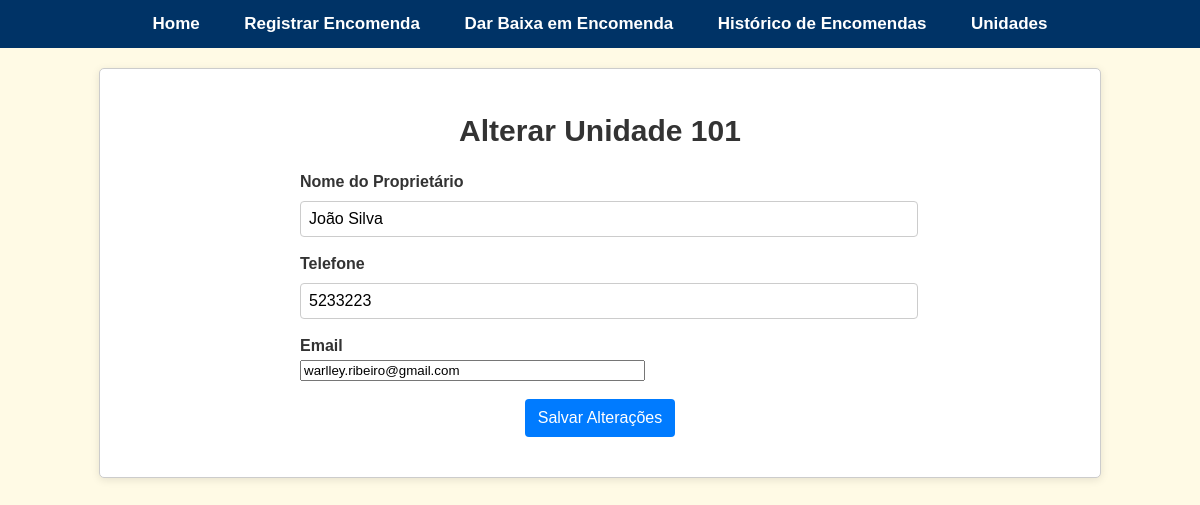
/alterar_unidade/1, run on an earlier commit of the app's database.
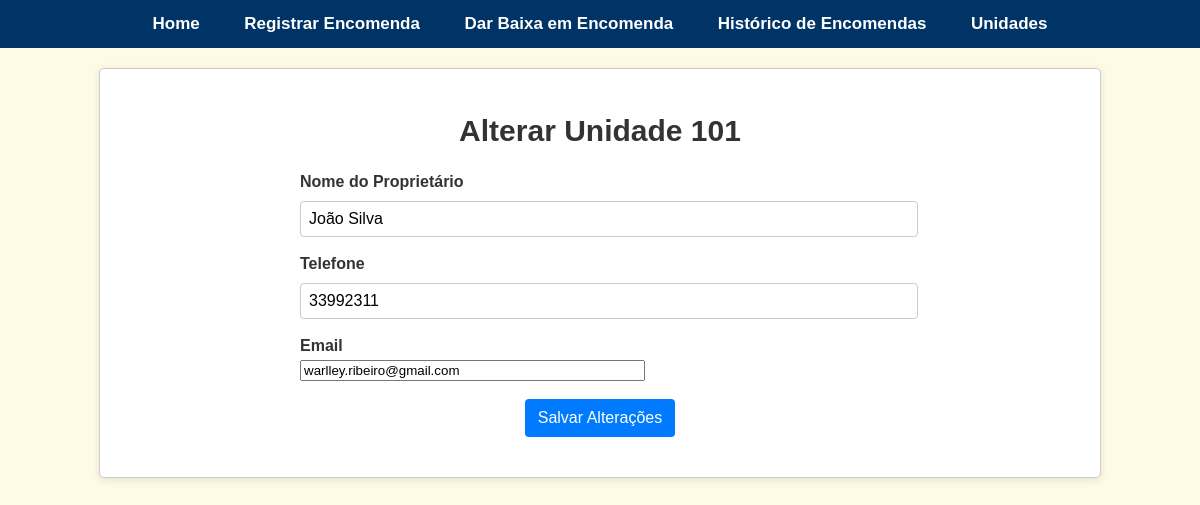
And on a later commit of the database.
### app.py (models this page shows)
class Unidade(db.Model):
    id = db.Column(db.Integer, primary_key=True)
    numero = db.Column(db.String(10), unique=True, nullable=False)
    nome_proprietario = db.Column(db.String(100), nullable=False)
    telefone = db.Column(db.String(20), nullable=False)
    email = db.Column(db.String(100), nullable=False)

### app.py (the view, shortened to what this page needs)
@app.route("/alterar_unidade/<int:id>", methods=["GET", "POST"])
def alterar_unidade(id):
    unidade = Unidade.query.get_or_404(id)
    form = UnidadeForm(obj=unidade)
    return render_template("alterar_unidade.html", form=form, unidade=unidade)

### forms.py
class UnidadeForm(FlaskForm):
    numero = StringField('Unidade', validators=[DataRequired()])
    nome_proprietario = StringField('Nome do Proprietário', validators=[DataRequired()])
    telefone = StringField('Telefone', validators=[DataRequired()])
    email = StringField('Email', validators=[DataRequired(), email_check])
    submit = SubmitField('Atualizar')

### app.py (called while the page is built)
@app.before_request
def before_request():
    db.create_all()

### templates/alterar_unidade.html (shortened to what this page needs)
{% extends "base.html" %}
{% block content %}
<div class="container">
    <h2 class="text-center">Alterar Unidade {{ unidade.numero }}</h2>
    <form id="alterarUnidadeForm" method="POST" class="form">
        <div class="form-group">
            {{ form.nome_proprietario.label }}
            {{ form.nome_proprietario(class="form-control", size=40) }}
        </div>
        <br>
        <div class="form-group">
            {{ form.telefone.label }}
            {{ form.telefone(class="form-control", size=20, pattern="\d*", title="Por favor, insira apenas números") }}
        </div>
        <br>
        <div class="form-group">
            {{ form.email.label }}
            {{ form.email(class="form-control", size=40, type="email", title="Por favor, insira um endereço de e-mail válido") }}
        </div>
        <br>
        <center>
            <button type="submit" class="btn-submit">
                Salvar Alterações
            </button>
        </center>
    </form>
</div>
{% endblock %}

What changed in the data, as far as the page shows it:
changed Unidade "João Silva": telefone "5233223" → "33992311"
